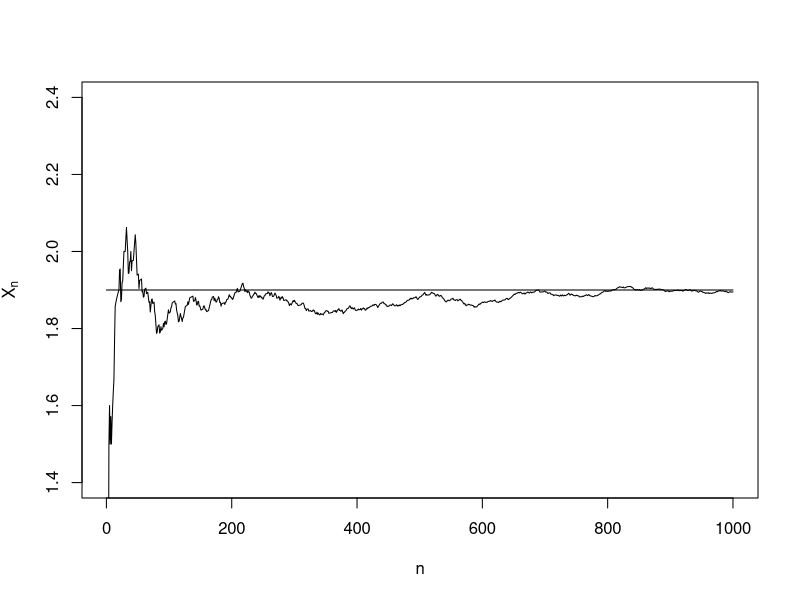
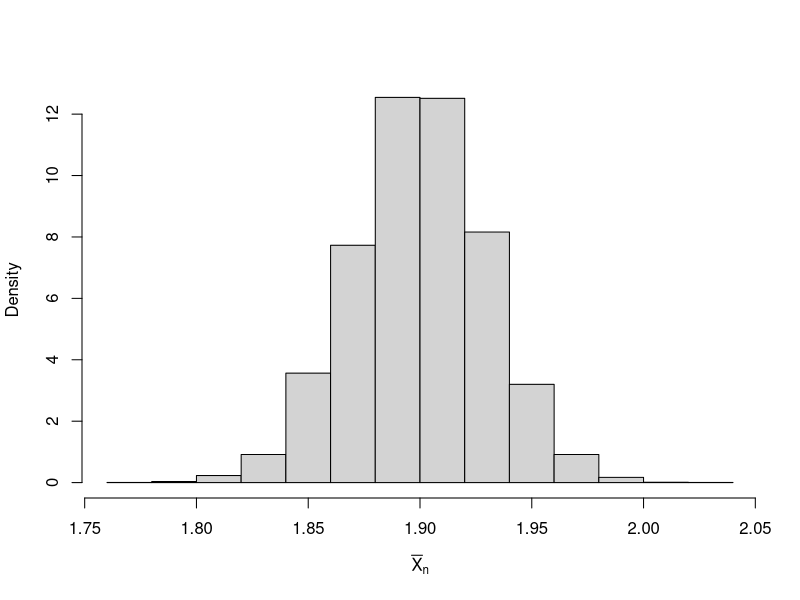
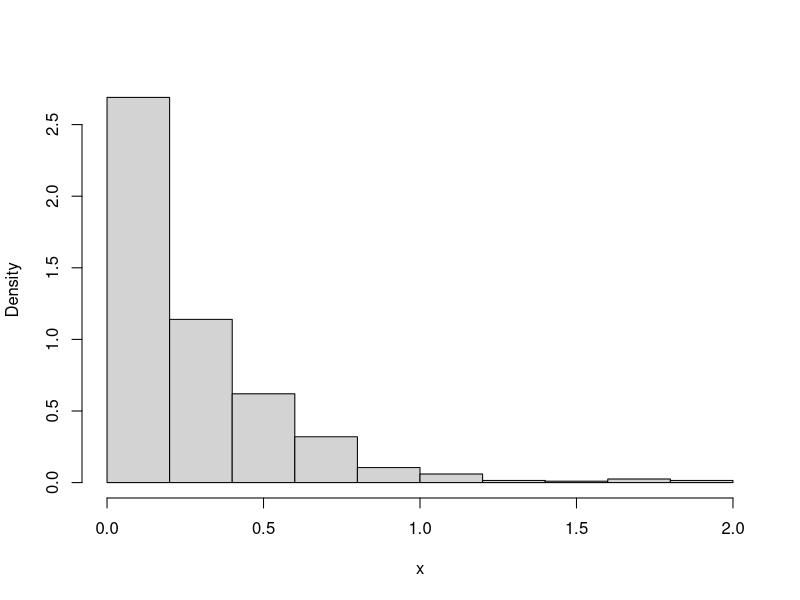

These figures' R source, in order: (Note: this script raises an error after producing the figures.)
sampling = function(n, dist) {
  x = sample(dist$value, size = n, replace = TRUE, prob = dist$prob)
  return(x)
}
#define dist based on the pmf.
dist = list(value = c(0, 1, 2, 3), prob = c(0.1, 0.2, 0.4, 0.3))

#call the function sampling for the number we want in our sample and the distribution we defined above.
sampling(10, dist)
sampling (100, dist)

#sample randomly from a binomial (number of trials, probability of success)
rbinom(10, 25, 0.2)

#If you need to run calculations or graph the data from your random sampling, you need to save it to a dataset name.
#Then call that name.
data=rbinom(100, 25, 0.2)
data

#Hypergeometric Random Sampling (sample size, k, N-k, n)
rhyper(10, 12, 13, 8)

#Poisson(sample size, lambda)
rpois(10, 4)

#Uniform(sample size, a, b)
runif(10, 1, 3)

#Exponential(sample size, lambda)
rexp(10, 4)

#Normal(sample size, mu, sigma)
rnorm(10, 4, sqrt(2))

### Law of Large Numbers ###
#Calculate mean and standard deviation for pmf above.
mu=sum(dist$value*dist$prob)
mu

sdv=sqrt(sum((dist$value-mu)^2*dist$prob))
sdv

#track the sample means as sample sizes grow.
mean_tracking = function(n, dist) {
  x = sample(dist$value, size = n, replace = TRUE, prob = dist$prob)
  s = cumsum(x)
  r = s/(1:n)
  return(r)
}
n = 1000
result = mean_tracking(n, dist)
plot(result, type = "l", ylim = c(mu - 0.5, mu + 0.5), ylab = expression(bar(X)[n]),
     xlab = "n")
lines(c(0, n), c(mu, mu))

#Central Limit Theorem
N = 10000
result = apply(matrix(1:N, ncol = 1), 1, function(x) sampling(n, dist))
hist(colSums(result)/n, xlab = expression(bar(X)[n]), main = "", prob = TRUE)
mean(colSums(result)/n)
sd(colSums(result/n))
sdv/sqrt(n)


##Exponential
n=1000
result=rexp(n,4)
hist(result, xlab = "x", main = "", prob = TRUE)
mean(result)
sd(result)

n = 10000
result = apply(matrix(1:N, ncol = 1), 1, function(x) rexp(n, 4))
hist(colSums(result)/n, xlab = expression(bar(X)[n]), main = "", prob = TRUE)
mean(colSums(result)/n)
sd(colSums(result)/n)
(1/4)/sqrt(n)